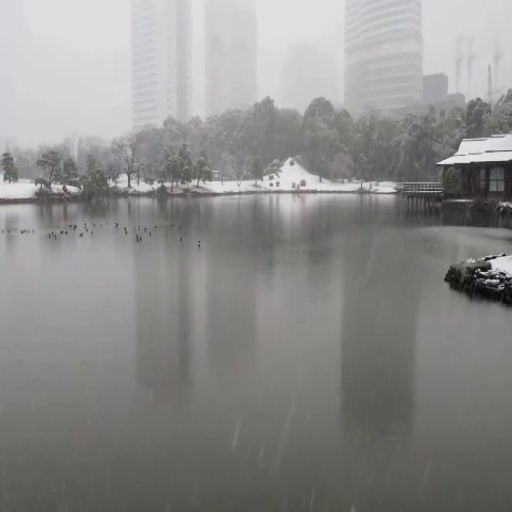
#> input picture dataset/img2.jpg, 512 x 512 px
$ python final3.py
#> lines starting #> are read from the running program, lines starting #| are printed output that depends on the picture; after the words box and inside, x2 and y2 are one past the last pixel; in counts of white or black regions, pixels touching at a corner belong together
import cv2
import numpy as np
import matplotlib.pyplot as plt

"""def crop_black_borders(image):

    Iteratively removes black borders (pixels = 0) from the stitched image.
    This fixes the 'black region' issue caused by warping/rotation.

    # Convert to gray to check for black pixels
    gray = cv2.cvtColor(image, cv2.COLOR_BGR2GRAY)
    _, thresh = cv2.threshold(gray, 1, 255, cv2.THRESH_BINARY)

    # Find the largest contour to get the initial bounding rect
    contours, _ = cv2.findContours(thresh, cv2.RETR_EXTERNAL, cv2.CHAIN_APPROX_SIMPLE)
    if not contours:
        return image

    # Get bounding box of the non-black area
    c = max(contours, key=cv2.contourArea)
    x, y, w, h = cv2.boundingRect(c)

    # Crop to the bounding box first
    crop = image[y:y+h, x:x+w]
    thresh = thresh[y:y+h, x:x+w]

    # Iteratively shave off rows/cols that still have black pixels
    # Top
    while thresh.shape[0] > 0 and np.any(thresh[0, :] == 0):
        thresh = thresh[1:, :]
        crop = crop[1:, :]

    # Bottom
    while thresh.shape[0] > 0 and np.any(thresh[-1, :] == 0):
        thresh = thresh[:-1, :]
        crop = crop[:-1, :]

    # Left
    while thresh.shape[1] > 0 and np.any(thresh[:, 0] == 0):
        thresh = thresh[:, 1:]
        crop = crop[:, 1:]

    # Right
    while thresh.shape[1] > 0 and np.any(thresh[:, -1] == 0):
        thresh = thresh[:, :-1]
        crop = crop[:, :-1]

    return crop"""
def safe_crop_panorama(image):
    """
    Crops the image to the bounding box of the non-black area.
    This guarantees you won't lose the image, even if it's rotated.
    """
    gray = cv2.cvtColor(image, cv2.COLOR_BGR2GRAY)

    # 2. Threshold to separate image from black background
    _, thresh = cv2.threshold(gray, 1, 255, cv2.THRESH_BINARY)

    # 3. Find contours
    contours, _ = cv2.findContours(thresh, cv2.RETR_EXTERNAL, cv2.CHAIN_APPROX_SIMPLE)

    if not contours:
        print("No content found to crop!")
        return image

    # 4. Find the largest contour (the actual panorama)
    c = max(contours, key=cv2.contourArea)

    # 5. Get the bounding box (x, y, width, height)
    x, y, w, h = cv2.boundingRect(c)

    # 6. Crop the image
    cropped_result = image[y:y+h, x:x+w]

    return cropped_result
# ---------------------------------------------------------
# 1. LOAD IMAGES
# ---------------------------------------------------------
# Make sure these paths are correct for your folder structure
img1 = cv2.imread("dataset/img2.jpg")   # Left image
#> img1 is the input picture: shape (512, 512, 3); mean B, G, R 138.5, 139.8, 140.4
img2 = cv2.imread("dataset/img1.jpg")   # Right image
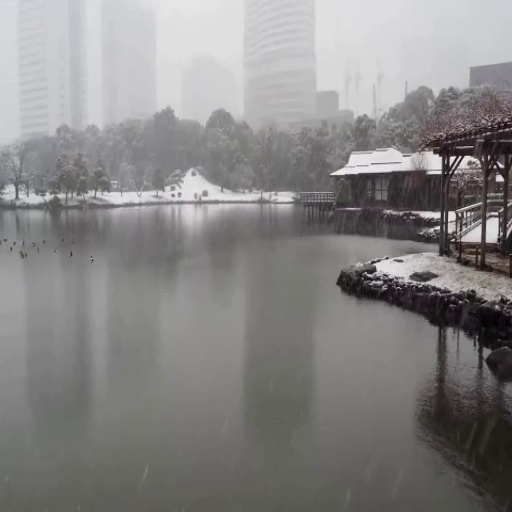
#> input picture dataset/img1.jpg, 512 x 512 px
#> img2 is the input picture: shape (512, 512, 3); mean B, G, R 132.8, 133.6, 134.7

if img1 is None or img2 is None:
    print("Error: Images not found! Check your paths.")
    exit()

# Convert to grayscale for SIFT
gray1 = cv2.cvtColor(img1, cv2.COLOR_BGR2GRAY)
gray2 = cv2.cvtColor(img2, cv2.COLOR_BGR2GRAY)

# ---------------------------------------------------------
# 2. FEATURE DETECTION (SIFT) [cite: 15, 211]
# ---------------------------------------------------------
sift = cv2.SIFT_create()
kp1, des1 = sift.detectAndCompute(gray1, None)
#> kp1 = 455 keypoints; strongest (x, y, size): (483, 273, 2.1), (504, 255, 1.8), (487, 259, 2.3), (472, 151, 18.2)
kp2, des2 = sift.detectAndCompute(gray2, None)
#> kp2 = 752 keypoints; strongest (x, y, size): (499, 178, 4.9), (452, 158, 3.4), (438, 228, 2.7), (452, 215, 5.5)

print(f"Keypoints - Image 1: {len(kp1)}, Image 2: {len(kp2)}")
#| Keypoints - Image 1: 455, Image 2: 752

# ---------------------------------------------------------
# 3. FEATURE MATCHING (BF Matcher + KNN) [cite: 17, 262]
# ---------------------------------------------------------
bf = cv2.BFMatcher()
matches = bf.knnMatch(des1, des2, k=2)
#> matches = 455 matches

# Apply Ratio Test (Lowe's Ratio Test)
good_matches = []
for m, n in matches:
    if m.distance < 0.75 * n.distance:
        good_matches.append(m)
#> after the loop, good_matches = 178 matches

print(f"Good Matches after ratio test: {len(good_matches)}")
#| Good Matches after ratio test: 178

# Visualization of matches
matched_img = cv2.drawMatches(img1, kp1, img2, kp2, good_matches, None, flags=2)
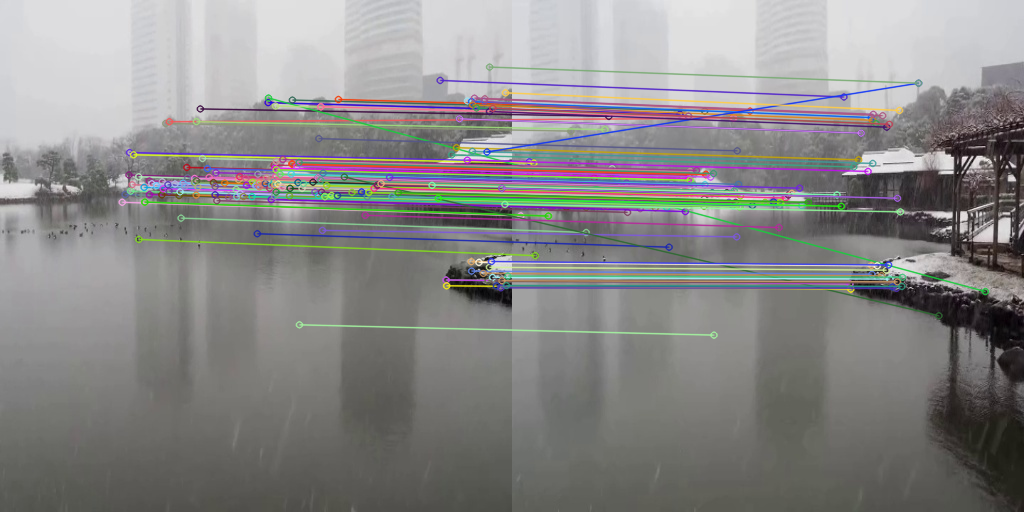
#> matched_img: shape (512, 1024, 3); mean B, G, R 135.2, 135.8, 136.8

# ---------------------------------------------------------
# 4. HOMOGRAPHY & WARPING [cite: 54, 298]
# ---------------------------------------------------------
if len(good_matches) > 10:
    # Get points from matches
    src_pts = np.float32([kp1[m.queryIdx].pt for m in good_matches]).reshape(-1, 1, 2)
#> src_pts = 178 rows, first 8: [121.7, 201.8], [124.6, 194], [128.4, 174.5], [129.1, 152], [130.2, 190.6], [131.6, 184.2], [133.1, 154.3], [138.1, 194.4]
    dst_pts = np.float32([kp2[m.trainIdx].pt for m in good_matches]).reshape(-1, 1, 2)
#> dst_pts = 178 rows, first 8: [8.23, 215.3], [11.98, 206.4], [15.92, 185.1], [16.89, 161.3], [17.87, 202.9], [20, 196], [21.39, 162.5], [27.96, 206.8]

    # Calculate Homography with RANSAC [cite: 18, 276]
    H, mask = cv2.findHomography(src_pts, dst_pts, cv2.RANSAC, 5.0)
#> H = [[1.28, -9.1e-05, -146.9], [0.103, 1.16, -17.8], [0.000565, -1.72e-05, 1]]; mask = 178 values, max 1 at index 0, min 0 at index 23, mean 0.961

    # -----------------------------------------------------
    # CALCULATE CANVAS SIZE
    # -----------------------------------------------------
    h1, w1 = img1.shape[:2]
#> h1 = 512; w1 = 512
    h2, w2 = img2.shape[:2]
#> h2 = 512; w2 = 512

    # Get corners of img1 (the one being transformed)
    corners_img1 = np.float32([[0, 0], [0, h1], [w1, h1], [w1, 0]]).reshape(-1, 1, 2)
#> corners_img1 = [[0, 0], [0, 512], [512, 512], [512, 0]]

    # Get corners of img2 (the reference image)
    corners_img2 = np.float32([[0, 0], [0, h2], [w2, h2], [w2, 0]]).reshape(-1, 1, 2)
#> corners_img2 = [[0, 0], [0, 512], [512, 512], [512, 0]]

    # Transform corners of img1
    warped_corners_img1 = cv2.perspectiveTransform(corners_img1, H)
#> warped_corners_img1 = [[-146.9, -17.8], [-148.3, 582.3], [395.1, 492], [392.4, 27.17]]

    # Combine all corners to find total size
    all_corners = np.concatenate((warped_corners_img1, corners_img2), axis=0)
#> all_corners = [[-146.9, -17.8], [-148.3, 582.3], [395.1, 492], [392.4, 27.17], [0, 0], [0, 512], [512, 512], [512, 0]]

    [xmin, ymin] = np.int32(all_corners.min(axis=0).ravel())
#> xmin = -148; ymin = -17
    [xmax, ymax] = np.int32(all_corners.max(axis=0).ravel())
#> xmax = 512; ymax = 582

    # Translation matrix to shift the image into positive coordinates
    translation_dist = [-xmin, -ymin]
#> translation_dist = [148, 17]
    T = np.array([[1, 0, translation_dist[0]],
                  [0, 1, translation_dist[1]],
                  [0, 0, 1]])
#> T = [[1, 0, 148], [0, 1, 17], [0, 0, 1]]

    # Warp img1
    warped_img1 = cv2.warpPerspective(img1, T @ H, (xmax - xmin, ymax - ymin))

    # Create a canvas for img2 and place it
    warped_img2 = np.zeros_like(warped_img1)
    warped_img2[translation_dist[1]:h2+translation_dist[1],
                translation_dist[0]:w2+translation_dist[0]] = img2
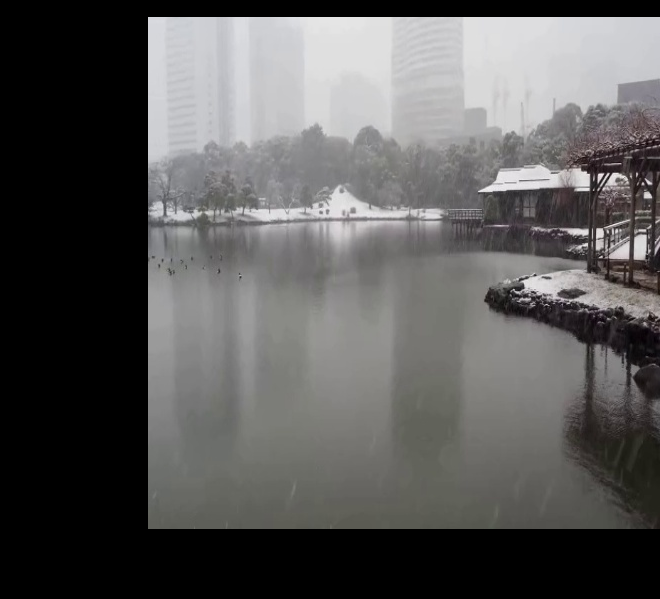
#> warped_img2: shape (599, 660, 3); mean B, G, R 88, 88.6, 89.3

    # -----------------------------------------------------
    # 5. BLENDING (Alpha Blending) [cite: 19, 315]
    # -----------------------------------------------------
    # Create masks to find where images exist
    mask1 = cv2.cvtColor(warped_img1, cv2.COLOR_BGR2GRAY) > 0
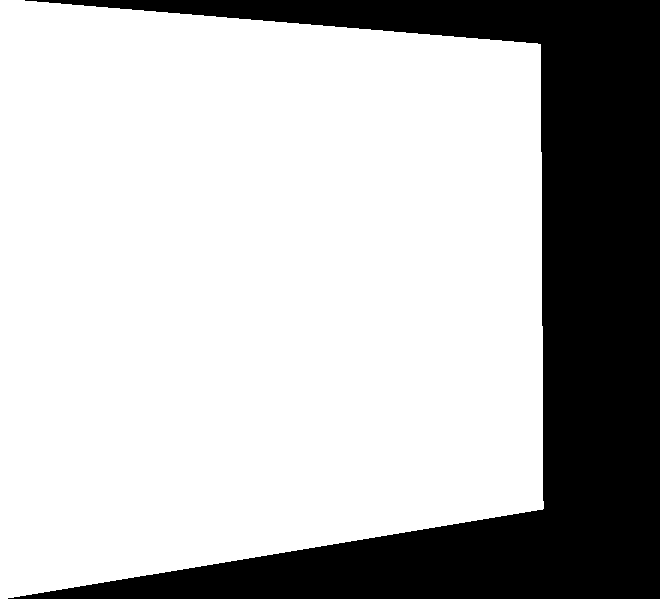
#> mask1: shape (599, 660) bool; 73.2% white; 1 black region, box (x1, y1, x2, y2) and area: (8, 0, 660, 599) 106039
    mask2 = cv2.cvtColor(warped_img2, cv2.COLOR_BGR2GRAY) > 0
#> mask2: shape (599, 660) bool; 66.3% white; 1 black region, box (x1, y1, x2, y2) and area: (0, 0, 660, 599) 133196

    # Where both exist (overlap), average them (Alpha = 0.5)
    overlap = mask1 & mask2
#> overlap: shape (599, 660) bool; 49.7% white; 1 white region, box (x1, y1, x2, y2) and area: (148, 17, 544, 529) 196385

    # Initialize final panorama
    panorama = warped_img1.copy()

    # Place img2 where img1 doesn't exist
    panorama[~mask1] = warped_img2[~mask1]
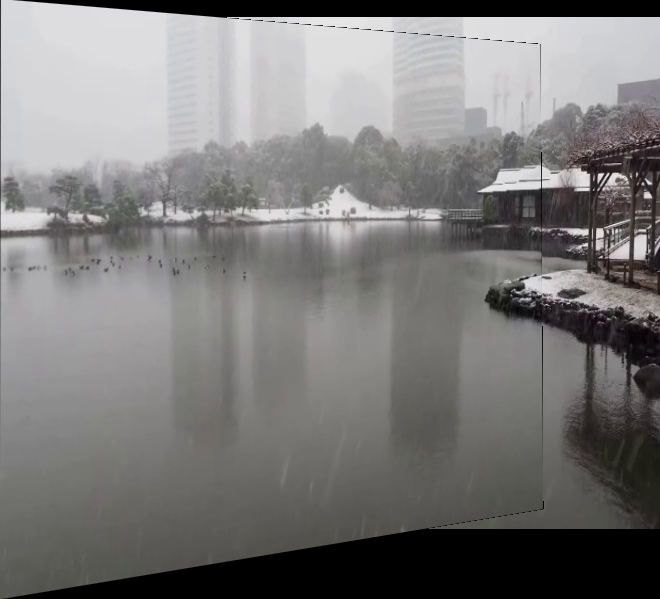
#> panorama: shape (599, 660, 3); mean B, G, R 121.1, 122, 123

    # Blend the overlap area
    panorama[overlap] = (warped_img1[overlap] * 0.5 + warped_img2[overlap] * 0.5).astype(np.uint8)

    # -----------------------------------------------------
    # 6. REMOVE BLACK REGIONS (Cropping)
    # -----------------------------------------------------
    final_output = safe_crop_panorama(panorama)
#> in safe_crop_panorama, `_, thresh = cv2.threshold(gray, 1, 255, cv2.THRESH_BINARY)`:
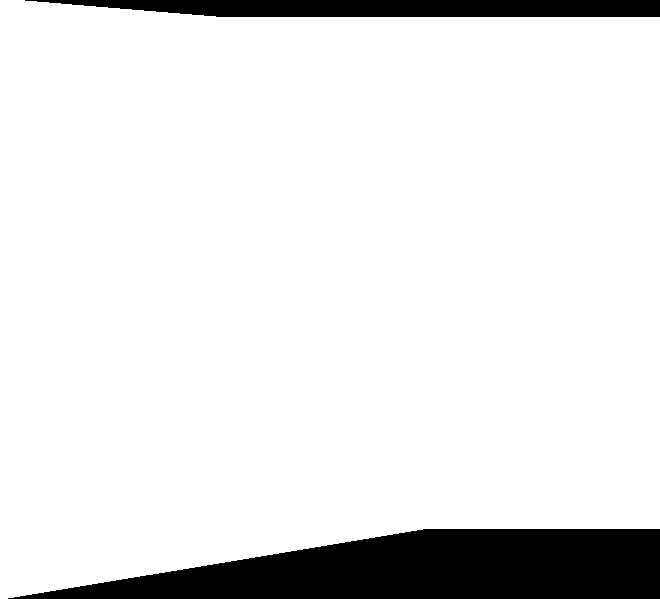
#> thresh: shape (599, 660); 89.8% white; 2 black regions
#> in safe_crop_panorama, `contours, _ = cv2.findContours(thresh, cv2.RETR_EXTERNAL, cv2.CHAIN_AP..`: contours = 1 contour; box (x1, y1, x2, y2) and area: (0, 0, 660, 599) 353846
#> in safe_crop_panorama, `c = max(contours, key=cv2.contourArea)`: c = contour of 178 points, box (x1, y1, x2, y2) (0, 0, 660, 599), area 353846
#> in safe_crop_panorama, `x, y, w, h = cv2.boundingRect(c)`: x = 0; w = 660; h = 599
    # -----------------------------------------------------
    # 7. DISPLAY RESULTS
    # -----------------------------------------------------
    plt.figure(figsize=(15, 10))

    plt.subplot(2, 2, 1)
    plt.imshow(cv2.cvtColor(img1, cv2.COLOR_BGR2RGB))
    plt.title("Image 1 (Left)")
    plt.axis('off')

    plt.subplot(2, 2, 2)
    plt.imshow(cv2.cvtColor(img2, cv2.COLOR_BGR2RGB))
    plt.title("Image 2 (Right)")
    plt.axis('off')

    plt.subplot(2, 2, 3)
    plt.imshow(cv2.cvtColor(matched_img, cv2.COLOR_BGR2RGB))
    plt.title(f"Matches ({len(good_matches)})")
    plt.axis('off')

    plt.subplot(2, 2, 4)
    plt.imshow(cv2.cvtColor(final_output, cv2.COLOR_BGR2RGB))
    plt.title("Final Stitched Panorama (Cropped)")
    plt.axis('off')

    plt.tight_layout()
    plt.show()
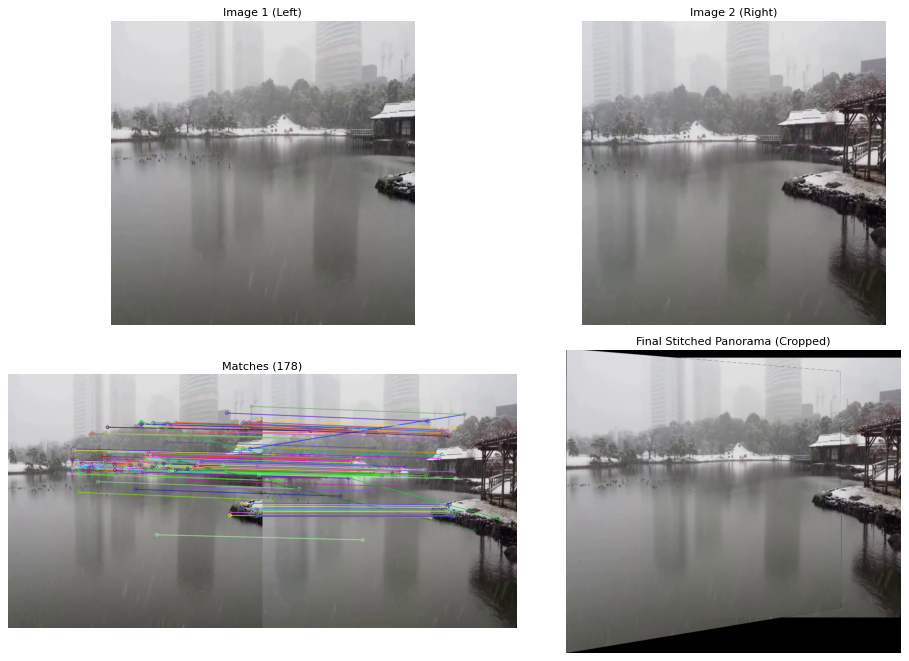
#> figure drawn by matplotlib, 4 panels

else:
    print("Not enough matches found to stitch!")
